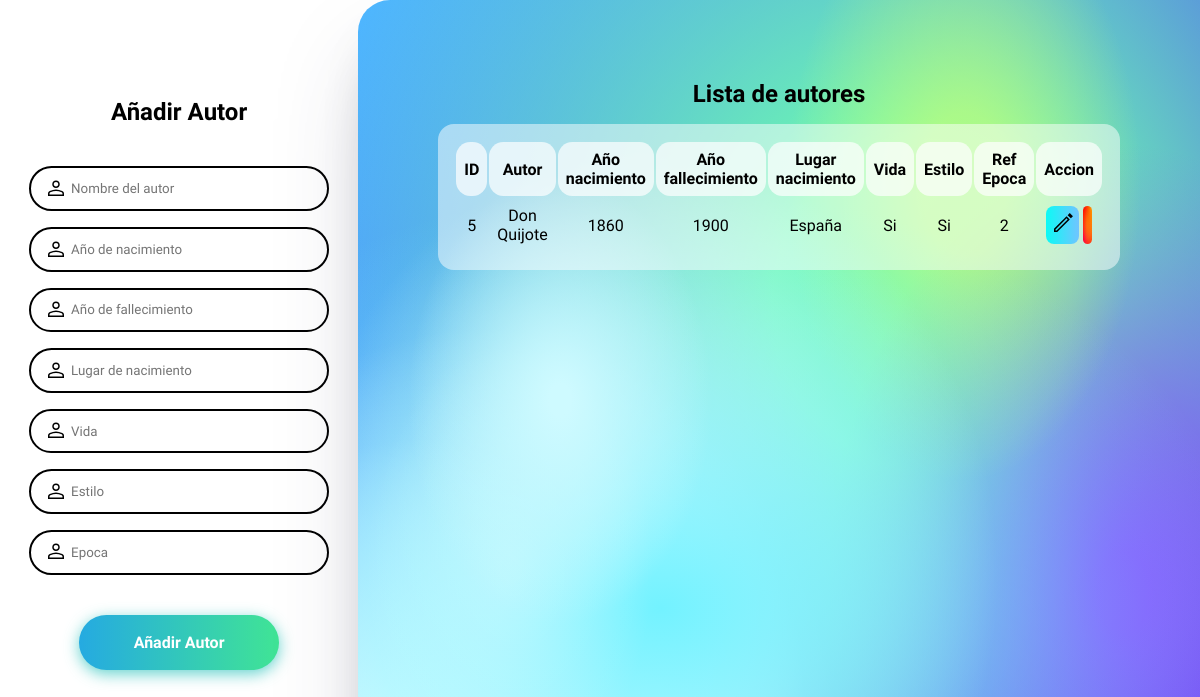
Screenshot of /agregarAutor.php with the database file from the repository.
### tables this page shows
CREATE TABLE `autores` (
  `idAutor` int(11) NOT NULL,
  `Autor` varchar(255) NOT NULL,
  `AñoNacimiento` int(4) NOT NULL,
  `AñoFallecimiento` int(4) DEFAULT NULL,
  `LugarNacimiento` varchar(255) NOT NULL,
  `Vida` varchar(255) NOT NULL,
  `Estilo` varchar(255) NOT NULL,
  `RefEpoca` int(11) NOT NULL
);

### authorList.php (the view, shortened to what this page needs)
<?php
include 'db.php';
include 'page/header.php';
?>
    <main>
            <div class="main-header">
                <h2>Lista de autores</h2>
            </div>
        <table>
            <tr>
                <th>ID</th>
                <th>Autor</th>
                <th>Año nacimiento</th>
                <th>Año fallecimiento</th>
                <th>Lugar nacimiento</th>
                <th>Vida</th>
                <th>Estilo</th>
                <th>Ref Epoca</th>
                <th>Accion</th>
            </tr>
                <?php
                $query = "SELECT * FROM autores";
                $result = mysqli_query($con, $query);
                while ($row = mysqli_fetch_array($result)) { ?>
                    <tr>
                            <td><?php echo $row['idAutor'] ?></td>
                            <td><?php echo $row['Autor'] ?></td>
                            <td><?php echo $row['AñoNacimiento'] ?></td>
                            <td><?php echo $row['AñoFallecimiento'] ?></td>
                            <td><?php echo $row['LugarNacimiento'] ?></td>
                            <td><?php echo $row['Vida'] ?></td>
                            <td><?php echo $row['Estilo'] ?></td>
                            <td><?php echo $row['RefEpoca'] ?></td>
                            <td>
                            <div class="buttons">
                                <a id="edit-user" href="editAutor.php?idAutor=<?php echo $row['idAutor'];?>"><img class="icons" src="./icons/edit.svg" alt=""></a>
                                <a id="delete-user" href="authorList.php?borrar=<?php echo $row['idAutor'] ?>"> <img class="icons" src="./icons/remove.svg" alt=""></a>
                            </div>
                            </td>
                    </tr>
                <?php } ?>
        </table>
        </main>
    </div>

### page/header.php (shortened to what this page needs)
<!DOCTYPE html>
<html lang="en">
<head>
    <link rel="stylesheet" href="./styles/styles.css?v=1">
</head>

### agregarAutor.php (shortened to what this page needs)
<?php
include 'db.php';
include 'page/header.php';
?>
<body>
    <div class="container-content">
        <div class="form-container">
            <form method="POST">
                <div class="form-message">
                    <h2>Añadir Autor</h2>
                </div>
                <div class="field">
                    <span><img src="./icons/username.svg" alt=""></span>
                    <input type="text" name="nomAut" id="nombre" placeholder="Nombre del autor" require>
                </div>
                <div class="field">
                    <span><img src="./icons/username.svg" alt=""></span>
                    <input type="text" name="anoNac" id="nombre" placeholder="Año de nacimiento" require>
                </div>
                <div class="field">
                    <span><img src="./icons/username.svg" alt=""></span>
                    <input type="text" name="anoFall" id="nombre" placeholder="Año de fallecimiento" require>
                </div>
                <div class="field">
                    <span><img src="./icons/username.svg" alt=""></span>
                    <input type="text" name="lugarNac" id="nombre" placeholder="Lugar de nacimiento" require>
                </div>
                <div class="field">
                    <span><img src="./icons/username.svg" alt=""></span>
                    <input type="text" name="vida" id="nombre" placeholder="Vida" require>
                </div>
                <div class="field">
                    <span><img src="./icons/username.svg" alt=""></span>
                    <input type="text" name="estilo" id="nombre" placeholder="Estilo" require>
                </div>
                <div class="field">
                    <span><img src="./icons/username.svg" alt=""></span>
                    <input type="text" name="epoca" id="nombre" placeholder="Epoca" require>
                </div>
                <button type="submit" name="submited" class="btn-hover color-1" id="button-submit" name="submited">
                    Añadir Autor
                </button>
            </form>
        </div>
        <?php include 'authorList.php'?>
</body>
</html>

### styles/styles.css (style rules this page uses)
* { padding: 0; margin: 0; font-family: "Questrial", sans-serif; -webkit-box-sizing: border-box; -moz-box-sizing: border-box; box-sizing: border-box; }
.form-container { border-radius: 2rem 0 0 2rem; display: flex; justify-content: center; }
.container-content { height: 100vh; width: 100vw; display: grid; grid-template-columns: repeat(2, 1fr); }
.form-message { text-align: center; margin-bottom: 2rem; }
form { color: #000; display: flex; width: auto; padding: 1rem; justify-content: center; flex-direction: column; }
form input { width: 300px; border-radius: 3rem; border: solid black 2px; padding: 0.8rem 0.8rem 0.8rem 2.5rem; transition: box-shadow 0.5s ease; }
.btn-hover { width: 200px; font-size: 16px; font-weight: 600; color: #fff; cursor: pointer; margin: 2rem auto; height: 55px; text-align: center; border: none; background-size: 300% 100%; border-radius: 50px; moz-transition: all 0.4s ease-in-out; -o-transition: all 0.4s ease-in-out; -webkit-transition: all 0.4s ease-in-out; transition: all 0.4s ease-in-out; }
.btn-hover.color-1 { background-image: linear-gradient( to right, #25aae1, #40e495, #30dd8a, #2bb673 ); box-shadow: 0 4px 15px 0 rgba(49, 196, 190, 0.75); }
.field span { position: absolute; }
.field span img { position: relative; width: 1.5rem; top: 9.5px; left: 15px; }
.field { display: flex; flex-direction: column; padding: 0.5rem 0 0.5rem 0; }
main { box-shadow: rgba(50, 50, 93, 0.25) 0px 50px 100px -20px, rgba(0, 0, 0, 0.3) 0px 30px 60px -30px; background-size: 100% 100%; background-position: 0px 0px, 0px 0px, 0px 0px, 0px 0px, 0px 0px, 0px 0px, 0px 0px, 0px 0px, 0px 0px, 0px 0px, 0px 0px; background-image: radial-gradient( 18% 28% at 24% 50%, #cefaffff 7%, #073aff00 100% ), radial-gradient(17% 28% at 18% 71%, #ffffff59 6%, #073aff00 100%), radial-gradient(70% 53% at 36% 76%, #73f2ffff 0%, #073aff00 100%), radial-gradient(42% 53% at 15% 94%, #ffffffff 7%, #073aff00 100%), radial-gradient(42% 53% at 34% 72%, #ffffffff 7%, #073aff00 100%), radial-gradient(18% 28% at 35% 87%, #ffffffff 7%, #073aff00 100%), radial-gradient(31% 43% at 7% 98%, #ffffffff 24%, #073aff00 100%), radial-gradient(21% 37% at 72% 23%, #d3ff6d9c 24%, #073aff00 100%), radial-gradient(35% 56% at 91% 74%, #8a4ffff5 9%, #073aff00 100%), radial-gradient(74% 86% at 67% 38%, #6dffaef5 24%, #073aff00 100%), linear-gradient(125deg, #4eb5ffff 1%, #4c00fcff 100%); border-radius: 2rem 0 0rem 2rem; padding: 5rem; }
.main-header { text-align: center; margin-bottom: 1rem; }
main { display: flex; flex-direction: column; top: 10px; }
table { margin: 0 auto; background-color: rgba(255, 255, 255, 0.5); border-radius: 1rem; padding: 1rem; font-size: 1rem; }
.icons { width: 1.5rem; }
th { border-radius: 0.9rem; padding: 0.5rem; background-color: rgba(255, 255, 255, 0.7); }
td { text-align: center; padding: 0.5rem; }
td a { text-decoration: none; color: #000; padding: 0.3rem; border-radius: 0.5rem; }
#delete-user { background-size: 100% 100%; background-position: 0px 0px, 0px 0px, 0px 0px, 0px 0px, 0px 0px; background-image: radial-gradient( 49% 81% at 45% 47%, #ffe20345 0%, #073aff00 100% ), radial-gradient(113% 91% at 17% -2%, #ff0000ff 1%, #ff000000 99%), radial-gradient(142% 91% at 83% 7%, #ffdb00ff 1%, #ff000000 99%), radial-gradient(142% 91% at -6% 74%, #ff0049ff 1%, #ff000000 99%), radial-gradient(142% 91% at 111% 84%, #ff7000ff 0%, #ff0000ff 100%); }
#edit-user { background-size: 100% 100%; background-position: 0px 0px; background-image: linear-gradient(90deg, #0cfaf5ff 0%, #71c4ffff 100%); }
td .buttons { display: flex; justify-content: space-around; }

### rows the page displays
autores: idAutor "5", Autor "Don Quijote", AñoNacimiento "1860", AñoFallecimiento "1900", LugarNacimiento "España", Vida "Si", Estilo "Si", RefEpoca "2"
